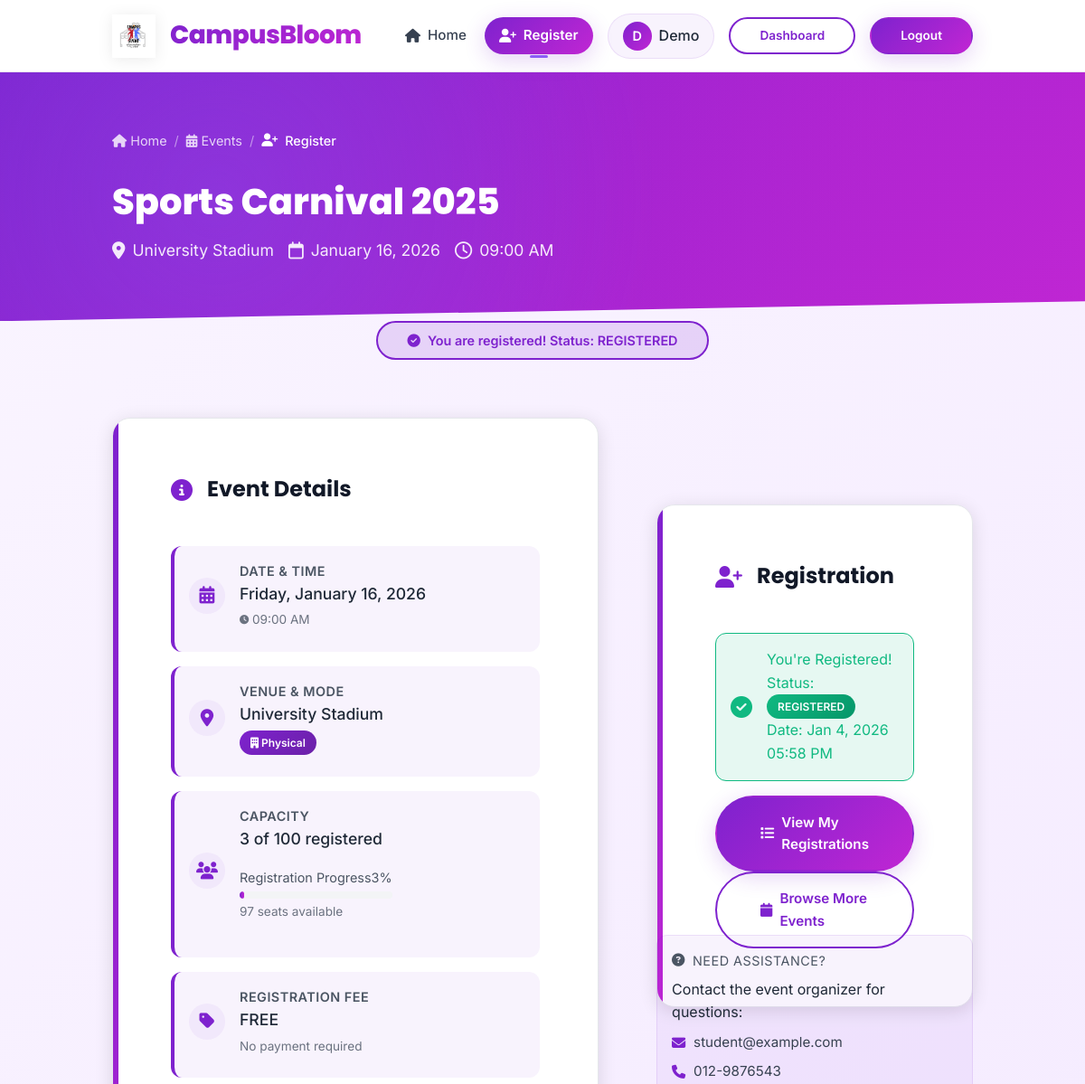
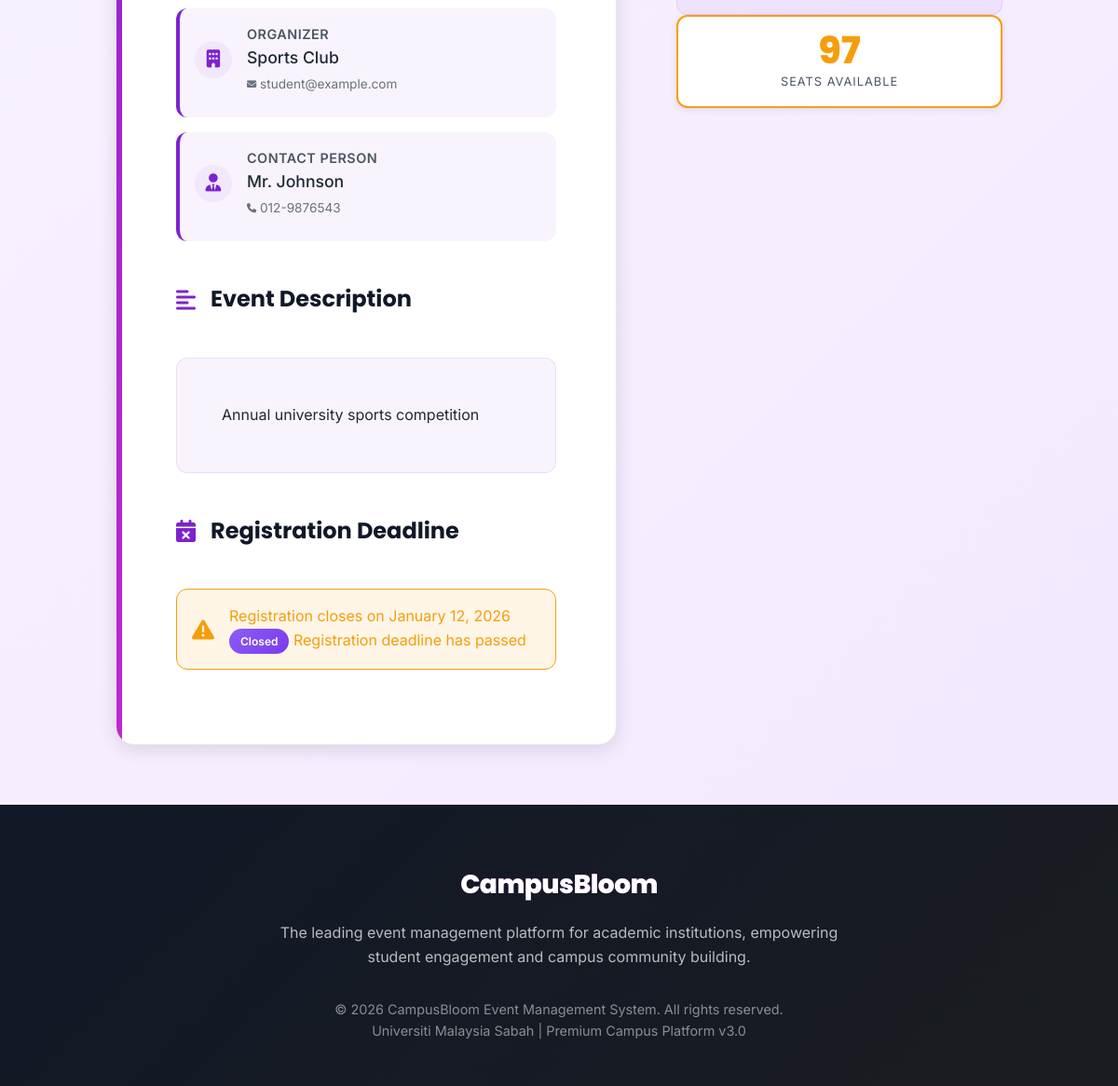
Screenshot of /event_register.php?event_id=2 (signed in) with the database file from the repository (2 pictures, top to bottom).
### tables this page shows
CREATE TABLE `users` (
  `id` int(11) NOT NULL,
  `name` varchar(255) NOT NULL,
  `email` varchar(255) NOT NULL,
  `password` varchar(255) NOT NULL,
  `role` enum('public','student','staff') DEFAULT 'public',
  `organization` varchar(255) DEFAULT NULL,
  `phone` varchar(20) DEFAULT NULL,
  `created_at` timestamp NOT NULL DEFAULT current_timestamp()
);

CREATE TABLE `events` (
  `id` int(11) NOT NULL,
  `event_name` varchar(255) NOT NULL,
  `description` text DEFAULT NULL,
  `organizer` varchar(255) NOT NULL,
  `organizer_email` varchar(255) NOT NULL,
  `event_type` varchar(100) NOT NULL,
  `venue` varchar(255) NOT NULL,
  `event_date` date NOT NULL,
  `event_time` time NOT NULL,
  `mode` enum('physical','online','hybrid') DEFAULT 'physical',
  `reg_close_date` date DEFAULT NULL,
  `max_participants` int(11) DEFAULT NULL,
  `fee` enum('free','paid') DEFAULT 'free',
  `fee_amount` decimal(10,2) DEFAULT 0.00,
  `contact_person` varchar(100) DEFAULT NULL,
  `contact_no` varchar(20) DEFAULT NULL,
  `remarks` text DEFAULT NULL,
  `status` enum('active','inactive') DEFAULT 'active',
  `created_by` int(11) NOT NULL,
  `created_at` timestamp NOT NULL DEFAULT current_timestamp(),
  `last_updated` timestamp NOT NULL DEFAULT current_timestamp() ON UPDATE current_timestamp()
);

CREATE TABLE `event_registrations` (
  `id` int(11) NOT NULL,
  `event_id` int(11) NOT NULL,
  `user_id` int(11) NOT NULL,
  `user_email` varchar(255) NOT NULL,
  `user_name` varchar(255) NOT NULL,
  `registration_date` timestamp NOT NULL DEFAULT current_timestamp(),
  `status` enum('registered','cancelled','pending_payment') DEFAULT 'registered',
  `payment_method` varchar(50) DEFAULT NULL,
  `comments` text DEFAULT NULL
);

### event_register.php (the view, shortened to what the rows shown need)
<?php
require_once 'config.php';
$user_id = $_SESSION['user_id'];
$sql = "SELECT id, name, email, role FROM users WHERE id = ?";
$stmt = $conn->prepare($sql);
$stmt->bind_param("i", $user_id);
$stmt->execute();
$result = $stmt->get_result();
$user = $result->fetch_assoc();
$user_name = $user['name'];
$event_id = isset($_GET['event_id']) ? intval($_GET['event_id']) : 0;
$sql = "SELECT e.*,
        (SELECT COUNT(*) FROM event_registrations r WHERE r.event_id = e.id AND r.status = 'registered') as registered_count,
        u.name as creator_name,
        DATEDIFF(e.reg_close_date, CURDATE()) as days_until_close
        FROM events e
        LEFT JOIN users u ON e.created_by = u.id
        WHERE e.id = ? AND e.status = 'active'";
$stmt = $conn->prepare($sql);
$stmt->bind_param("i", $event_id);
$stmt->execute();
$result = $stmt->get_result();
$event = $result->fetch_assoc();
$sql = "SELECT id, status, payment_method, registration_date
        FROM event_registrations
        WHERE event_id = ? AND user_id = ? AND status IN ('registered', 'pending_payment')";
$stmt = $conn->prepare($sql);
$stmt->bind_param("ii", $event_id, $user_id);
$stmt->execute();
$registration_result = $stmt->get_result();
$registration = $registration_result->fetch_assoc();
$already_registered = !empty($registration);
$isLoggedIn = isset($_SESSION['user_id']);
?>
<!DOCTYPE html>
<html lang="en" class="no-js">
<head>
    <link rel="stylesheet" href="https://cdnjs.cloudflare.com/ajax/libs/font-awesome/6.5.0/css/all.min.css">
</head>
<body>
    <nav class="navbar" id="navbar">
        <div class="container navbar-container">
            <div class="navbar-menu" id="navbarMenu">
                <div class="user-menu">
                    <?php if ($isLoggedIn): ?>
                        <div class="user-badge">
                            <div class="user-avatar">
                                <?php echo strtoupper(substr($user_name, 0, 1)); ?>
                            </div>
                            <span><?php echo htmlspecialchars(explode(' ', $user_name)[0]); ?></span>
                        </div>
                        <a href="my_registrations.php" class="btn btn-sm btn-outline">Dashboard</a>
                        <a href="logout.php" class="btn btn-sm btn-primary">Logout</a>
                    <?php else: ?>
                        <a href="login.php" class="btn btn-sm btn-outline">Login</a>
                        <a href="register.php" class="btn btn-sm btn-primary">Sign Up</a>
                    <?php endif; ?>
                </div>
            </div>
        </div>
    </nav>
    <section class="event-header fade-in">
        <div class="container">
            <div class="event-header-content">
                <nav class="breadcrumb">
                    <div class="breadcrumb-item">
                    </div>
                    <div class="breadcrumb-item">
                    </div>
                    <div class="breadcrumb-item active">
                    </div>
                </nav>
                <h1 class="event-title"><?php echo htmlspecialchars($event['event_name']); ?></h1>
                <div class="event-meta">
                    <div class="meta-item">
                        <i class="meta-icon fas fa-map-marker-alt"></i>
                        <?php echo htmlspecialchars($event['venue']); ?>
                    </div>
                    <div class="meta-item">
                        <i class="meta-icon far fa-calendar"></i>
                        <?php echo date('F j, Y', strtotime($event['event_date'])); ?>
                    </div>
                    <div class="meta-item">
                        <i class="meta-icon far fa-clock"></i>
                        <?php echo date('h:i A', strtotime($event['event_time'])); ?>
                    </div>
                </div>
            </div>
        </div>
    </section>
    <main class="main">
        <div class="container">
            <div class="text-center mb-4 fade-in">
                <?php if ($already_registered): ?>
                    <div class="status-badge status-registered">
                        <i class="fas fa-check-circle"></i>
                        You are registered! Status: <?php echo strtoupper(str_replace('_', ' ', $registration['status'])); ?>
                    </div>
                <?php endif; ?>
            </div>
            <div class="registration-container">
                <div class="event-details-column">
                    <div class="event-details-card fade-in">
                        <div class="event-info-grid">
                            <div class="event-info-item">
                                <div class="info-item-header">
                                    <div>
                                        <div class="info-title">Date & Time</div>
                                        <div class="info-content"><?php echo date('l, F j, Y', strtotime($event['event_date'])); ?></div>
                                        <div class="info-subtitle">
                                            <?php echo date('h:i A', strtotime($event['event_time'])); ?>
                                        </div>
                                    </div>
                                </div>
                            </div>
                            <div class="event-info-item">
                                <div class="info-item-header">
                                    <div>
                                        <div class="info-title">Venue & Mode</div>
                                        <div class="info-content"><?php echo htmlspecialchars($event['venue']); ?></div>
                                        <div class="info-subtitle">
                                            <span class="badge badge-<?php echo $event['mode'] == 'online' ? 'info' : ($event['mode'] == 'hybrid' ? 'warning' : 'primary'); ?>">
                                                <i class="fas fa-<?php echo $event['mode'] == 'online' ? 'globe' : ($event['mode'] == 'hybrid' ? 'sync' : 'building'); ?> me-1"></i>
                                                <?php echo ucfirst($event['mode']); ?>
                                            </span>
                                        </div>
                                    </div>
                                </div>
                            </div>
                            <div class="event-info-item">
                                <div class="info-item-header">
                                    <div>
                                        <div class="info-title">Capacity</div>
                                        <div class="info-content">
                                            <?php echo $event['registered_count']; ?> of
                                            <?php echo $event['max_participants'] ?: 'Unlimited'; ?> registered
                                        </div>
                                        <?php if ($event['max_participants']): ?>
                                        <div class="progress-container">
                                            <div class="progress-header">
                                            </div>
                                            <div class="progress-bar">
                                            </div>
                                            <div class="info-subtitle">
                                            </div>
                                        </div>
                                        <?php endif; ?>
                                    </div>
                                </div>
                            </div>
                            <div class="event-info-item">
                                <div class="info-item-header">
                                    <div>
                                        <div class="info-title">Organizer</div>
                                        <div class="info-content"><?php echo htmlspecialchars($event['organizer']); ?></div>
                                        <div class="info-subtitle">
                                            <?php echo htmlspecialchars($event['organizer_email']); ?>
                                        </div>
                                    </div>
                                </div>
                            </div>
                            <?php if ($event['contact_person']): ?>
                            <div class="event-info-item">
                                <div class="info-item-header">
                                    <div class="info-icon">
                                        <i class="fas fa-user-tie"></i>
                                    </div>
                                    <div>
                                        <div class="info-title">Contact Person</div>
                                        <div class="info-content"><?php echo htmlspecialchars($event['contact_person']); ?></div>
                                        <div class="info-subtitle">
                                            <?php echo htmlspecialchars($event['contact_no']); ?>
                                        </div>
                                    </div>
                                </div>
                            </div>
                            <?php endif; ?>
                        </div>
                        <?php if (!empty($event['description'])): ?>
                        <div class="description-section">
                            <h4 class="card-title">
                                <i class="fas fa-align-left card-title-icon"></i>
                                Event Description
                            </h4>
                            <div class="description-content">
                                <?php echo nl2br(htmlspecialchars($event['description'])); ?>
                            </div>
                        </div>
                        <?php endif; ?>
                        <?php if ($event['reg_close_date']): ?>
                        <div class="description-section">
                            <h4 class="card-title">
                                <i class="fas fa-calendar-times card-title-icon"></i>
                                Registration Deadline
                            </h4>
                            <div class="alert alert-warning">
                                <i class="alert-icon fas fa-exclamation-triangle"></i>
                                <div>
                                    <div class="fw-bold">Registration closes on <?php echo date('F j, Y', strtotime($event['reg_close_date'])); ?></div>
                                    <?php if ($event['days_until_close'] > 0): ?>
                                        <div class="mt-1">
                                            <span class="badge badge-warning">
                                                <?php echo $event['days_until_close']; ?> day<?php echo $event['days_until_close'] > 1 ? 's' : ''; ?> left
                                            </span>
                                            to register
                                        </div>
                                    <?php elseif ($event['days_until_close'] == 0): ?>
                                        <div class="mt-1">
                                            <span class="badge badge-danger">LAST DAY</span> to register!
                                        </div>
                                    <?php else: ?>
                                        <div class="mt-1">
                                            <span class="badge badge-info">Closed</span> Registration deadline has passed
                                        </div>
                                    <?php endif; ?>
                                </div>
                            </div>
                        </div>
                        <?php endif; ?>
                    </div>
                </div>
                <div class="registration-column">
                    <div class="registration-card fade-in">
                        <?php if ($already_registered): ?>
                            <div class="alert alert-success">
                                <i class="alert-icon fas fa-check-circle"></i>
                                <div>
                                    <div class="fw-bold">You're Registered!</div>
                                    <div class="mt-1 small">
                                        Status: <span class="badge badge-success"><?php echo strtoupper($registration['status']); ?></span><br>
                                        Date: <?php echo date('M j, Y h:i A', strtotime($registration['registration_date'])); ?>
                                    </div>
                                </div>
                            </div>
                            <div class="d-flex flex-column gap-3">
                                <a href="my_registrations.php" class="btn btn-primary">
                                    <i class="fas fa-list me-2"></i>View My Registrations
                                </a>
                                <a href="events.php" class="btn btn-outline">
                                    <i class="fas fa-calendar me-2"></i>Browse More Events
                                </a>
                            </div>
                        <?php endif; ?>
                    </div>
                    <div class="quick-info-card fade-in">
                        <div class="contact-info">
                            <div class="contact-item">
                                <i class="contact-icon fas fa-envelope"></i>
                                <a href="mailto:<?php echo htmlspecialchars($event['organizer_email']); ?>" class="text-decoration-none">
                                    <?php echo htmlspecialchars($event['organizer_email']); ?>
                                </a>
                            </div>
                            <?php if ($event['contact_no']): ?>
                            <div class="contact-item">
                                <i class="contact-icon fas fa-phone"></i>
                                <a href="tel:<?php echo htmlspecialchars($event['contact_no']); ?>" class="text-decoration-none">
                                    <?php echo htmlspecialchars($event['contact_no']); ?>
                                </a>
                            </div>
                            <?php endif; ?>
                        </div>
                    </div>
                </div>
            </div>
        </div>
    </main>
</body>
</html>

### rows the page displays
users: name "D", name "Demo"
events: event_name "Sports Carnival 2025", venue "University Stadium", event_date "January 16, 2026", event_time "09:00 AM", event_date "Friday, January 16, 2026", mode "Physical", max_participants "100", organizer "Sports Club", organizer_email "student@example.com", contact_person "Mr. Johnson", contact_no "012-9876543", description "Annual university sports competition", reg_close_date "January 12, 2026"
event_registrations: status "REGISTERED", registration_date "Jan 4, 2026 05:58 PM"

### other values shown
$event['registered_count'] "3"
$percentage_filled "3"
$event['max_participants'] - $event['registered_count'] "97"
